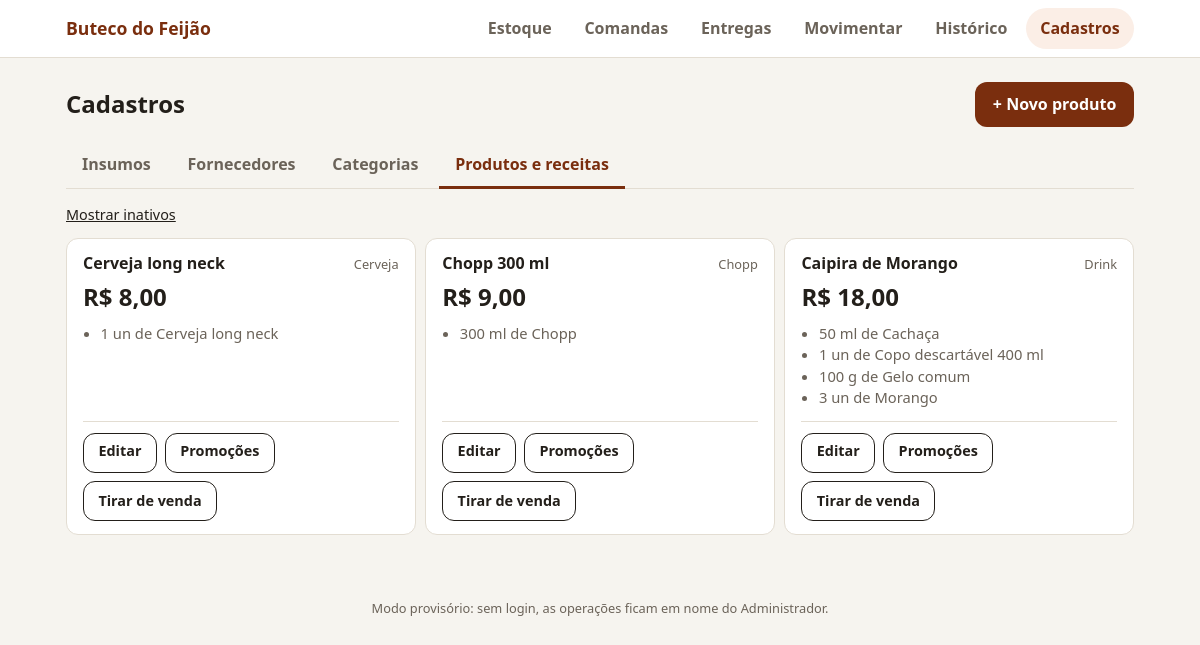
The page /cadastros/produtos on the database its author committed.
### tables this page shows
CREATE TABLE produto (
    id           INTEGER PRIMARY KEY,
    nome         TEXT NOT NULL UNIQUE,
    categoria    TEXT NOT NULL,          -- 'Cerveja', 'Chopp', 'Kit', 'Drink'
    preco_padrao REAL NOT NULL CHECK (preco_padrao >= 0),
    ativo        INTEGER NOT NULL DEFAULT 1 CHECK (ativo IN (0, 1))
);

### app.py (the view)
@app.route("/cadastros/produtos")
def cadastro_produtos():
    inativos = request.args.get("inativos") == "1"
    return render_template("produtos.html", aba="produtos", inativos=inativos,
                           produtos=cadastros.listar_produtos(con(), inativos))

### app.py (called while the page is built)
def con():
    if "con" not in g:
        g.con = bd.conectar()
    return g.con

@app.teardown_appcontext
def fechar_conexao(_erro):
    c = g.pop("con", None)
    if c is not None:
        c.close()

@app.template_filter("moeda")
def moeda(valor):
    if valor is None:
        return "–"
    return "R$ " + f"{valor:,.2f}".replace(",", "X").replace(".", ",").replace("X", ".")

### bd.py (called while the page is built, shortened)
def aplicar_migracoes(con):
    atual = con.execute("PRAGMA user_version").fetchone()[0]
    for arquivo in sorted(PASTA_MIGRACOES.glob("[0-9][0-9][0-9]_*.sql")):
        numero = int(arquivo.name[:3])
        if numero <= atual:
            continue

def conectar():
    if not ARQUIVO_BANCO.exists():
        criar_banco()
    con = sqlite3.connect(ARQUIVO_BANCO)
    con.row_factory = sqlite3.Row            # permite usar linha["nome"] em vez de linha[0]
    aplicar_migracoes(con)                   # atualiza bancos antigos (não faz nada se já estiver em dia)
    con.execute("PRAGMA foreign_keys = ON")  # tem que ser ligado a cada conexão
    return con

### cadastros.py (called while the page is built)
def dia_operacional(em=None):
    em = em or _dt.datetime.now()
    return (em - _dt.timedelta(hours=6)).date()

def receita_do_produto(con, produto_id):
    return con.execute(
        """SELECT r.insumo_id, i.nome AS insumo, i.unidade_consumo AS unidade, r.quantidade, r.grupo_escolha
           FROM receita_item r JOIN insumo i ON i.id = r.insumo_id
           WHERE r.produto_id = ?
           ORDER BY r.grupo_escolha IS NOT NULL, r.grupo_escolha, i.nome""", (produto_id,)).fetchall()

def _num(v):
    return f"{v:g}"

def receita_resumida(linhas):
    textos, grupos = [], {}
    for l in linhas:
        item = f"{_num(l['quantidade'])} {l['unidade']} de {l['insumo']}"
        if l["grupo_escolha"]:
            grupos.setdefault(l["grupo_escolha"], []).append(item)
        else:
            textos.append(item)
    for grupo, itens in grupos.items():
        textos.append(f"Escolha ({grupo}): " + " ou ".join(itens))
    return textos

def listar_produtos(con, incluir_inativos=False, em=None):
    produtos = []
    for p in con.execute("SELECT * FROM produto WHERE (? OR ativo = 1) ORDER BY ativo DESC, categoria, nome",
                         (1 if incluir_inativos else 0,)).fetchall():
        vigente = preco_vigente(con, p["id"], em)
        produtos.append({**dict(p), "preco_vigente": vigente["preco"], "origem_preco": vigente["origem"],
                         "receita": receita_resumida(receita_do_produto(con, p["id"]))})
    return produtos

### templates/produtos.html (shortened to what this page needs)
{% extends "base.html" %}
{% block conteudo %}
<div class="titulo-linha">
  <h1>Cadastros</h1>
  <a class="botao" href="{{ url_for('cadastro_produto_novo') }}">+ Novo produto</a>
</div>
{% include "_abas_cadastros.html" %}
<p class="filtro-linha">
  <a href="{{ url_for('cadastro_produtos', inativos=(0 if inativos else 1)) }}">{{ 'Ocultar inativos' if inativos else 'Mostrar inativos' }}</a>
</p>
<div class="itens">
  {% for p in produtos %}
  <article class="item {{ 'inativo' if not p.ativo }}">
    <div class="item-topo">
      <h3>{{ p.nome }}</h3>
      <span class="item-cat">{{ p.categoria }}</span>
    </div>
    <p class="preco">
      {{ p.preco_vigente|moeda }}
    </p>
    <ul class="receita-lista">
      {% for linha in p.receita %}<li>{{ linha }}</li>{% endfor %}
    </ul>
    <div class="acoes">
      <a class="botao botao-leve botao-pequeno" href="{{ url_for('cadastro_produto_editar', produto_id=p.id) }}">Editar</a>
      <a class="botao botao-leve botao-pequeno" href="{{ url_for('cadastro_promocoes', produto_id=p.id) }}">Promoções</a>
      <form method="post" action="{{ url_for('cadastro_produto_ativo', produto_id=p.id) }}">
        <button type="submit" class="botao botao-leve botao-pequeno">{{ 'Tirar de venda' if p.ativo else 'Voltar à venda' }}</button>
      </form>
    </div>
  </article>
  {% endfor %}
</div>
{% endblock %}

### static/style.css (style rules this page uses)
:root { --bg: #f6f4ef; --surface: #ffffff; --texto: #231f1a; --suave: #6b6359; --borda: #e3ddd2; --marca: #7a2e0e; --marca-fundo: #fbeee6; --ok: #1f6b3a; --ok-fundo: #e5f4ea; --aviso: #8a5a00; --aviso-fundo: #fdf1d6; --erro: #a3261c; --erro-fundo: #fbe5e2; --raio: 12px; }
* { box-sizing: border-box; }
body { margin: 0; background: var(--bg); color: var(--texto); font: 16px/1.45 system-ui, -apple-system, "Segoe UI", Roboto, sans-serif; }
h1 { font-size: 1.5rem; margin: 0; }
h3 { font-size: 1rem; margin: 0; }
a { color: inherit; }
.titulo-linha { display: flex; justify-content: space-between; align-items: center; gap: 1rem; margin: .5rem 0 1rem; flex-wrap: wrap; }
.botao { display: inline-block; background: var(--marca); color: #fff; border: 0; border-radius: var(--raio); padding: .7rem 1.1rem; font: inherit; font-weight: 700; text-decoration: none; cursor: pointer; min-height: 44px; }
.botao-leve { background: transparent; color: inherit; border: 1px solid currentColor; font-weight: 600; }
.filtro-linha { margin: 0 0 .8rem; font-size: .9rem; }
.itens { display: grid; gap: .6rem; grid-template-columns: repeat(auto-fill, minmax(320px, 1fr)); }
.item { background: var(--surface); border: 1px solid var(--borda); border-radius: var(--raio); padding: .8rem 1rem; display: flex; flex-direction: column; }
.item-topo { display: flex; align-items: center; gap: .5rem; flex-wrap: wrap; }
.item-cat { margin-left: auto; font-size: .8rem; color: var(--suave); }
.acoes { display: flex; gap: .5rem; margin-top: .8rem; padding-top: .7rem; border-top: 1px solid var(--borda); }
.acoes form { margin: 0; }
.botao-pequeno { padding: .4rem .9rem; min-height: 40px; font-size: .9rem; }
.preco { font-size: 1.5rem; font-weight: 800; margin: .3rem 0 .2rem; display: flex; align-items: center; gap: .5rem; flex-wrap: wrap; }
.receita-lista { margin: .3rem 0 0; padding-left: 1.1rem; color: var(--suave); font-size: .92rem; flex: 1; }
.acoes { flex-wrap: wrap; }

### rows shown on the page
produto: nome "Cerveja long neck", categoria "Cerveja", preco_vigente|moeda "R$ 8,00"
produto: nome "Chopp 300 ml", categoria "Chopp", preco_vigente|moeda "R$ 9,00"
produto: nome "Caipira de Morango", categoria "Drink", preco_vigente|moeda "R$ 18,00"

### other values the page prints
{{ 'Ocultar inativos' if inativos else 'Mostrar inativos' }} "Mostrar inativos"
{{ linha }} "1 un de Cerveja long neck" "300 ml de Chopp" "50 ml de Cachaça" "1 un de Copo descartável 400 ml" "100 g de Gelo comum" "3 un de Morango"
{{ 'Tirar de venda' if p.ativo else 'Voltar à venda' }} "Tirar de venda" "Tirar de venda" "Tirar de venda"
